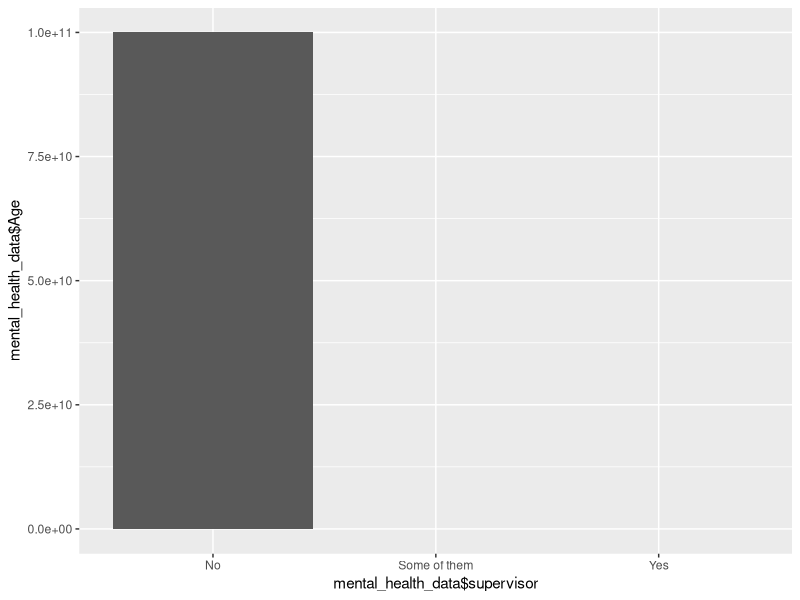
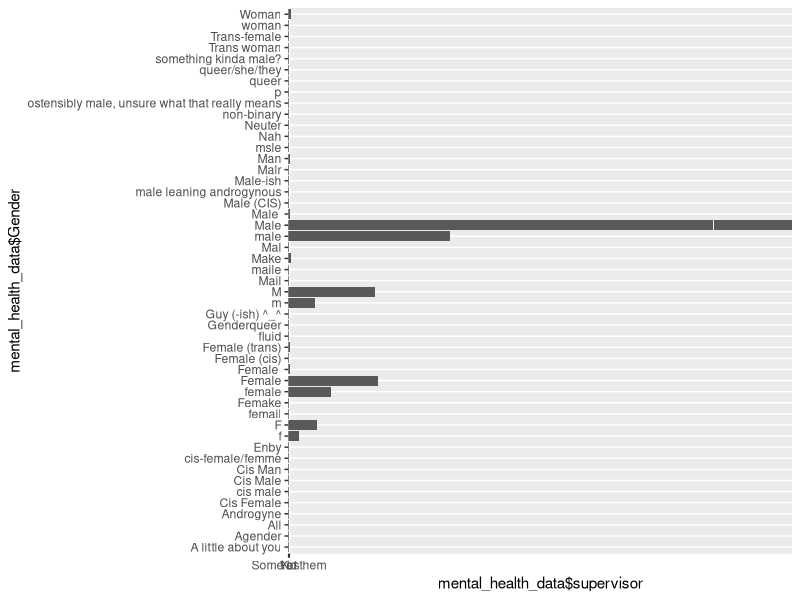
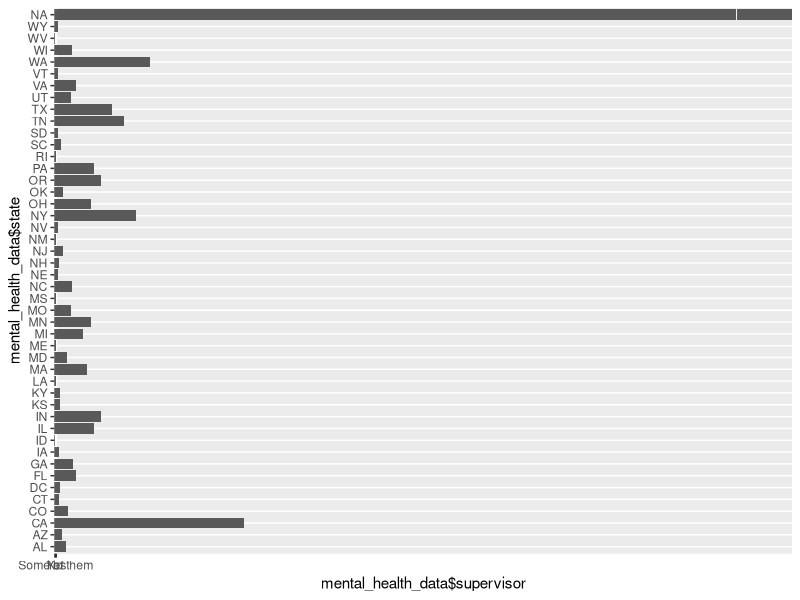

These charts were generated, in order, by the following R code:
library(dplyr)
library(ggplot2)
library(scales)

mental_health_data <- read.csv("data/survey.csv")
View(mental_health_data)
age <- mental_health_data$Age
supervisor <- mental_health_data$supervisor
print(supervisor)
print(age)
View(age)
#plot 1: x=age, y=supervisor

plot1 <- ggplot(mental_health_data, aes(x=mental_health_data$Age, y=mental_health_data$supervisor)) + geom_col() + coord_flip() + scale_colour_gradient2(low = "blue", mid = "green", high = "red")
print(plot1)

plot2 <- ggplot(mental_health_data, aes(x=mental_health_data$Gender, y=mental_health_data$supervisor)) + geom_col() + coord_flip() + scale_colour_gradient2(low = "blue", mid = "green", high = "red")
print(plot2)

plot3 <- ggplot(mental_health_data, aes(x=mental_health_data$state, y=mental_health_data$supervisor)) + geom_col() + coord_flip() + scale_colour_gradient2(low = "blue", mid = "green", high = "red")
print(plot3)



